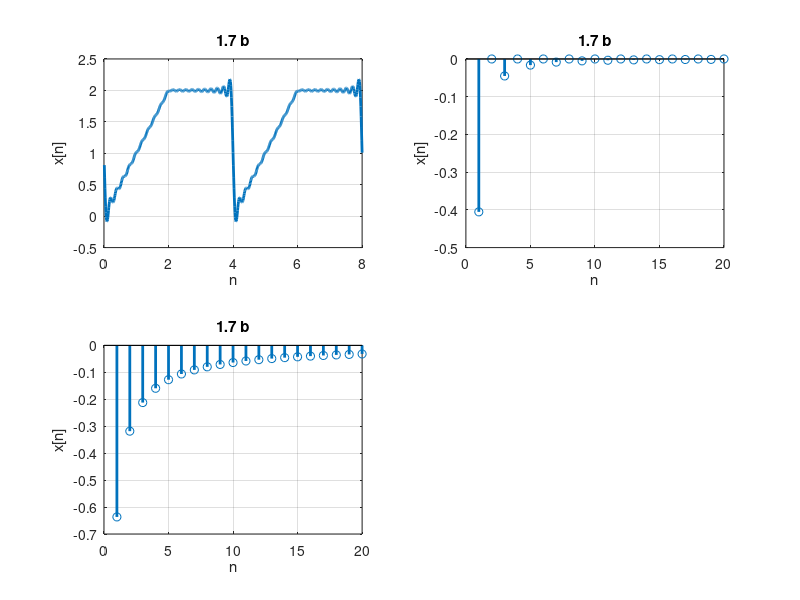

MATLAB code for this plot:
%Problem 1 part i
%Liberal inspiration on this code from Dr. Wentworth
%Version 2/19/16
%Author Austin Chase Minor

clc;
clear;
T = 4
N = 20
M = 800
dt = 2*T/M

for k = 1:N
  kn(k) = k;
  a(k) = 2/(k^2*pi^2)*(cos(k*pi)-1);
  b(k) = -2/(k*pi)*cos(2*k*pi);
end

for i = 1:M
  t(i) = i*dt;
  for k = 1:N
    x(k) = a(k) * cos(pi*k*t(i)/2) + b(k) * sin(pi*k*t(i)/2);
  end
  xtot(i) = 3/2 + sum(x);
end

figure
subplot(2,2,1)
plot(t, xtot, 'linewidth', 2)
xlabel('n')
ylabel('x[n]')
title('1.7 b')
grid on

subplot(2,2,2)
stem(kn, a, 'linewidth', 2)
xlabel('n')
ylabel('x[n]')
title('1.7 b')
grid on

subplot(2,2,3)
stem(kn, b, 'linewidth', 2)
xlabel('n')
ylabel('x[n]')
title('1.7 b')
grid on